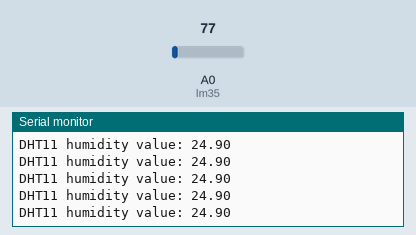
This sketch was run on a simulated ESP8266 (NodeMCU). Shown: the last lines printed to the serial monitor. Inputs (shaded band) come from the test bench; at power-on: A0 (lm35) = 77. WiFi joins after 1.5 s; servers stay silent unless stated.

Above: at 3.0 s.
3.1 s: A0 (lm35) set to 33
At 3.7 s:
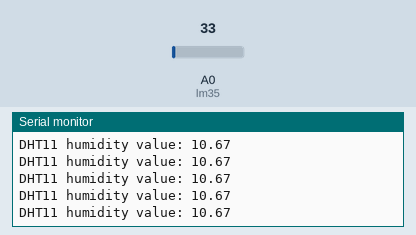
6.1 s: A0 (lm35) set to 27
At 6.8 s:
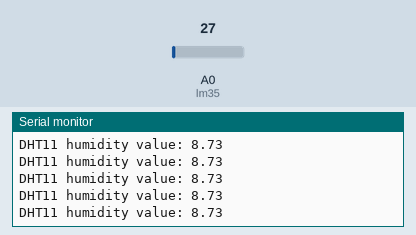
Timing chart, 0 to 9.1 s (numbered marks = the images above; inputs shaded):
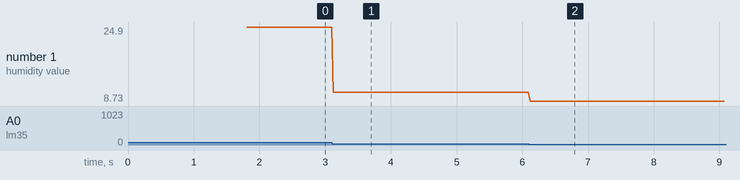

The sketch:

TemperatureMonitor_LM35.ino
```cpp
#include <ESP8266WiFi.h>
#include <BlynkSimpleEsp8266.h>
#define BLYNK_PRINT Serial
float vref = 3.3;
float resolution = vref / 1023.0;
float temperature;
char auth[] = " LesE00ClovyiU8_4KzXdnEpsSJHjjmw2";//yourauthtoken
char ssid[] = "A50";//name of your wifi
char pass[] = "12345678";//password of wifi
BlynkTimer timer;
void setup()
{
Serial.begin(9600);
Blynk.begin(auth, ssid, pass);
timer.setInterval(2000, sendUptime);
}
void sendUptime()
{
float temperature = analogRead(A0);//lm35 is connected to pin A0 on NodeMcu
temperature = (temperature * resolution);
temperature = temperature * 100.0;
Serial.print("DHT11 temperature value : ");//serial print the value
Serial.println(temperature);
Blynk.virtualWrite(V0, temperature);//send the value to blynk application
Blynk.virtualWrite(V1, temperature-9);
}
void loop()
{
float temperature = analogRead(A0);//lm35 is connected to pin A0 on NodeMcu
temperature = (temperature * resolution);
temperature = temperature * 100.23;
Serial.print("DHT11 humidity value: ");//serial print the value
Serial.println(temperature);
Blynk.virtualWrite(V0, temperature);//send the value to blynk application
Blynk.virtualWrite(V1, temperature-11.7);
Blynk.virtualWrite(V4, temperature*24.67);
if(temperature>=29)
{
Blynk.email("saichakri26@gmail.com", "ESP8266 Alert", "temperature is raising");
Blynk.notify("ESP8266 Alert = temperature is raising");
}
Blynk.run();
timer.run();
}
```

Measured:
- after the input at 3.1 s, the serial monitor: prints a new line at once (image 1)
- after the input at 6.1 s, the serial monitor: prints a new line at once (image 2)
- plotted number 1: 24.9 → 10.67 after the input at 3.1 s, 10.67 → 8.73 after the input at 6.1 s
